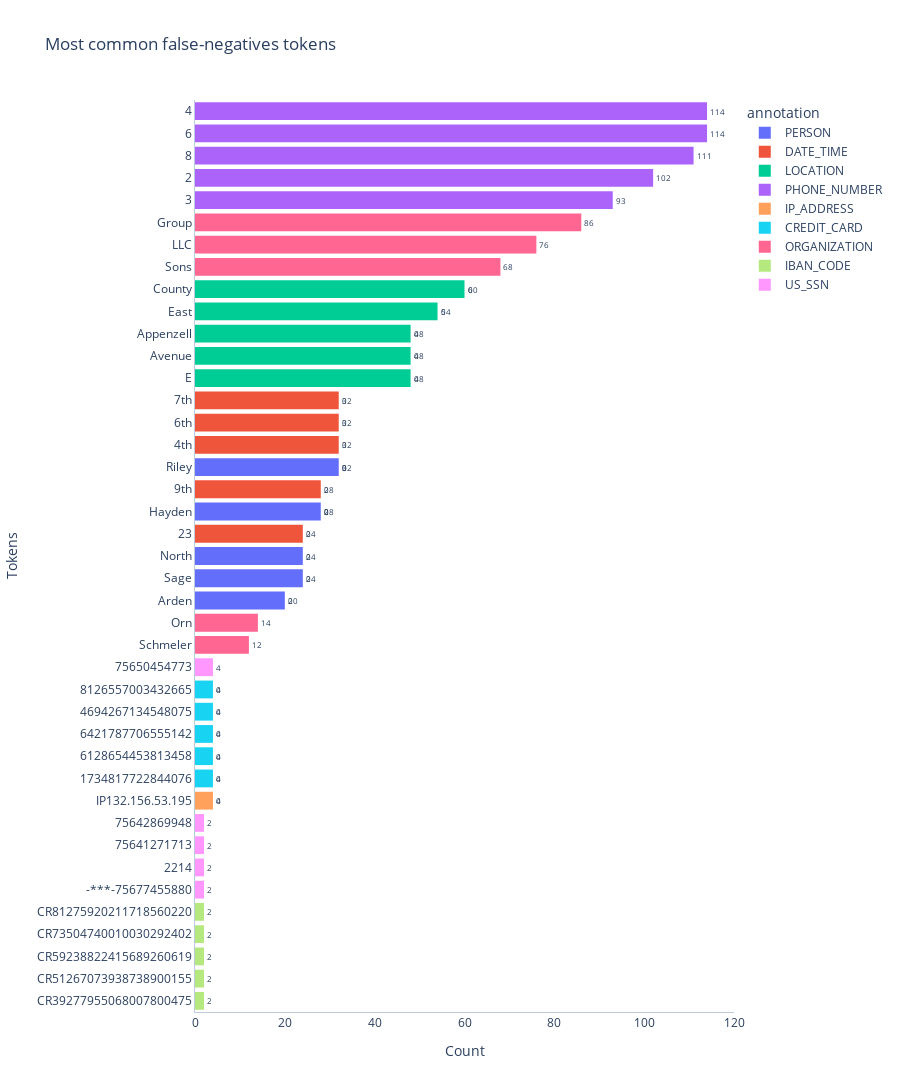
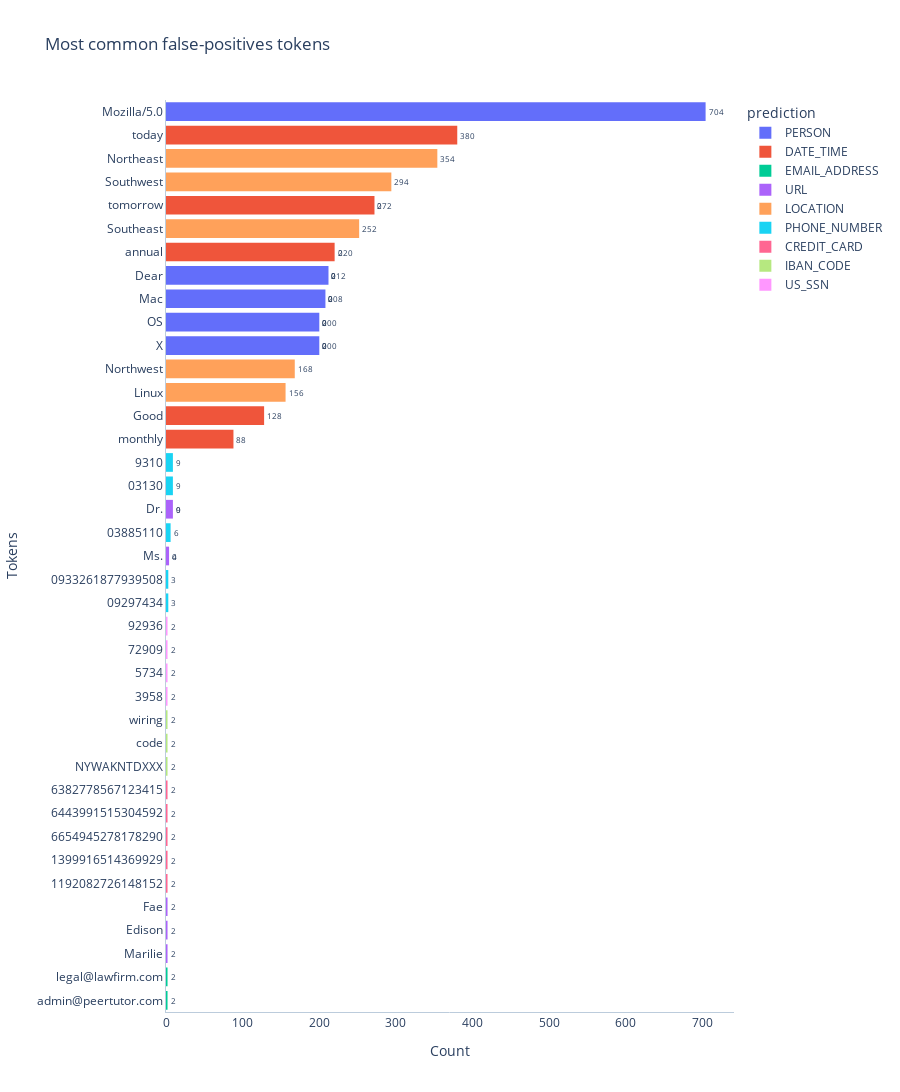

The notebook cell saved with these charts, in order:
### Code cell
plotter.plot_most_common_tokens()

### Figure 1 — Plotly figure (JSON) as saved in the notebook; plotly's stock layout.template omitted (floating-point values rounded to 4 significant figures)
{"data": [{"alignmentgroup": "True", "bingroup": "y", "cliponaxis": true, "histfunc": "sum", "hovertemplate": "annotation=PERSON<br>sum of 0=%{x}<br>token=%{y}<extra></extra>", "legendgroup": "PERSON", "marker": {"color": "#636efa", "pattern": {"shape": ""}}, "name": "PERSON", "offsetgroup": "PERSON", "orientation": "h", "showlegend": true, "textangle": 0, "textfont": {"size": 8}, "textposition": "outside", "texttemplate": "%{value}", "type": "histogram", "x": [8, 7, 6, 6, 5, 8, 7, 6, 6, 5, 8, 7, 6, 6, 5, 8, 7, 6, 6, 5], "xaxis": "x", "y": ["Riley", "Hayden", "Sage", "North", "Arden", "Riley", "Hayden", "Sage", "North", "Arden", "Riley", "Hayden", "Sage", "North", "Arden", "Riley", "Hayden", "Sage", "North", "Arden"], "yaxis": "y"}, {"alignmentgroup": "True", "bingroup": "y", "cliponaxis": true, "histfunc": "sum", "hovertemplate": "annotation=DATE_TIME<br>sum of 0=%{x}<br>token=%{y}<extra></extra>", "legendgroup": "DATE_TIME", "marker": {"color": "#EF553B", "pattern": {"shape": ""}}, "name": "DATE_TIME", "offsetgroup": "DATE_TIME", "orientation": "h", "showlegend": true, "textangle": 0, "textfont": {"size": 8}, "textposition": "outside", "texttemplate": "%{value}", "type": "histogram", "x": [8, 8, 8, 7, 6, 8, 8, 8, 7, 6, 8, 8, 8, 7, 6, 8, 8, 8, 7, 6], "xaxis": "x", "y": ["4th", "6th", "7th", "9th", "23", "4th", "6th", "7th", "9th", "23", "4th", "6th", "7th", "9th", "23", "4th", "6th", "7th", "9th", "23"], "yaxis": "y"}, {"alignmentgroup": "True", "bingroup": "y", "cliponaxis": true, "histfunc": "sum", "hovertemplate": "annotation=LOCATION<br>sum of 0=%{x}<br>token=%{y}<extra></extra>", "legendgroup": "LOCATION", "marker": {"color": "#00cc96", "pattern": {"shape": ""}}, "name": "LOCATION", "offsetgroup": "LOCATION", "orientation": "h", "showlegend": true, "textangle": 0, "textfont": {"size": 8}, "textposition": "outside", "texttemplate": "%{value}", "type": "histogram", "x": [10, 9, 8, 8, 8, 10, 9, 8, 8, 8, 10, 9, 8, 8, 8, 10, 9, 8, 8, 8, 10, 9, 8, 8, 8, 10, 9, 8, 8, 8], "xaxis": "x", "y": ["County", "East", "E", "Avenue", "Appenzell", "County", "East", "E", "Avenue", "Appenzell", "County", "East", "E", "Avenue", "Appenzell", "County", "East", "E", "Avenue", "Appenzell", "County", "East", "E", "Avenue", "Appenzell", "County", "East", "E", "Avenue", "Appenzell"], "yaxis": "y"}, {"alignmentgroup": "True", "bingroup": "y", "cliponaxis": true, "histfunc": "sum", "hovertemplate": "annotation=PHONE_NUMBER<br>sum of 0=%{x}<br>token=%{y}<extra></extra>", "legendgroup": "PHONE_NUMBER", "marker": {"color": "#ab63fa", "pattern": {"shape": ""}}, "name": "PHONE_NUMBER", "offsetgroup": "PHONE_NUMBER", "orientation": "h", "showlegend": true, "textangle": 0, "textfont": {"size": 8}, "textposition": "outside", "texttemplate": "%{value}", "type": "histogram", "x": [38, 38, 37, 34, 31, 38, 38, 37, 34, 31, 38, 38, 37, 34, 31], "xaxis": "x", "y": ["6", "4", "8", "2", "3", "6", "4", "8", "2", "3", "6", "4", "8", "2", "3"], "yaxis": "y"}, {"alignmentgroup": "True", "bingroup": "y", "cliponaxis": true, "histfunc": "sum", "hovertemplate": "annotation=IP_ADDRESS<br>sum of 0=%{x}<br>token=%{y}<extra></extra>", "legendgroup": "IP_ADDRESS", "marker": {"color": "#FFA15A", "pattern": {"shape": ""}}, "name": "IP_ADDRESS", "offsetgroup": "IP_ADDRESS", "orientation": "h", "showlegend": true, "textangle": 0, "textfont": {"size": 8}, "textposition": "outside", "texttemplate": "%{value}", "type": "histogram", "x": [1, 1, 1, 1], "xaxis": "x", "y": ["IP132.156.53.195", "IP132.156.53.195", "IP132.156.53.195", "IP132.156.53.195"], "yaxis": "y"}, {"alignmentgroup": "True", "bingroup": "y", "cliponaxis": true, "histfunc": "sum", "hovertemplate": "annotation=CREDIT_CARD<br>sum of 0=%{x}<br>token=%{y}<extra></extra>", "legendgroup": "CREDIT_CARD", "marker": {"color": "#19d3f3", "pattern": {"shape": ""}}, "name": "CREDIT_CARD", "offsetgroup": "CREDIT_CARD", "orientation": "h", "showlegend": true, "textangle": 0, "textfont": {"size": 8}, "textposition": "outside", "texttemplate": "%{value}", "type": "histogram", "x": [2, 2, 2, 2, 2, 2, 2, 2, 2, 2], "xaxis": "x", "y": ["1734817722844076", "6128654453813458", "6421787706555142", "4694267134548075", "8126557003432665", "1734817722844076", "6128654453813458", "6421787706555142", "4694267134548075", "8126557003432665"], "yaxis": "y"}, {"alignmentgroup": "True", "bingroup": "y", "cliponaxis": true, "histfunc": "sum", "hovertemplate": "annotation=ORGANIZATION<br>sum of 0=%{x}<br>token=%{y}<extra></extra>", "legendgroup": "ORGANIZATION", "marker": {"color": "#FF6692", "pattern": {"shape": ""}}, "name": "ORGANIZATION", "offsetgroup": "ORGANIZATION", "orientation": "h", "showlegend": true, "textangle": 0, "textfont": {"size": 8}, "textposition": "outside", "texttemplate": "%{value}", "type": "histogram", "x": [43, 38, 34, 7, 6, 43, 38, 34, 7, 6], "xaxis": "x", "y": ["Group", "LLC", "Sons", "Orn", "Schmeler", "Group", "LLC", "Sons", "Orn", "Schmeler"], "yaxis": "y"}, {"alignmentgroup": "True", "bingroup": "y", "cliponaxis": true, "histfunc": "sum", "hovertemplate": "annotation=IBAN_CODE<br>sum of 0=%{x}<br>token=%{y}<extra></extra>", "legendgroup": "IBAN_CODE", "marker": {"color": "#B6E880", "pattern": {"shape": ""}}, "name": "IBAN_CODE", "offsetgroup": "IBAN_CODE", "orientation": "h", "showlegend": true, "textangle": 0, "textfont": {"size": 8}, "textposition": "outside", "texttemplate": "%{value}", "type": "histogram", "x": [1, 1, 1, 1, 1, 1, 1, 1, 1, 1], "xaxis": "x", "y": ["CR39277955068007800475", "CR51267073938738900155", "CR59238822415689260619", "CR73504740010030292402", "CR81275920211718560220", "CR39277955068007800475", "CR51267073938738900155", "CR59238822415689260619", "CR73504740010030292402", "CR81275920211718560220"], "yaxis": "y"}, {"alignmentgroup": "True", "bingroup": "y", "cliponaxis": true, "histfunc": "sum", "hovertemplate": "annotation=US_SSN<br>sum of 0=%{x}<br>token=%{y}<extra></extra>", "legendgroup": "US_SSN", "marker": {"color": "#FF97FF", "pattern": {"shape": ""}}, "name": "US_SSN", "offsetgroup": "US_SSN", "orientation": "h", "showlegend": true, "textangle": 0, "textfont": {"size": 8}, "textposition": "outside", "texttemplate": "%{value}", "type": "histogram", "x": [2, 1, 1, 1, 1, 2, 1, 1, 1, 1], "xaxis": "x", "y": ["75650454773", "-***-75677455880", "2214", "75641271713", "75642869948", "75650454773", "-***-75677455880", "2214", "75641271713", "75642869948"], "yaxis": "y"}], "layout": {"barmode": "relative", "height": 1290, "legend": {"title": {"text": "annotation"}, "tracegroupgap": 0}, "plot_bgcolor": "#FFF", "title": {"text": "Most common false-negatives tokens"}, "xaxis": {"anchor": "y", "domain": [0, 1], "linecolor": "#BCCCDC", "showgrid": false, "title": {"text": "Count"}}, "yaxis": {"anchor": "x", "categoryorder": "total ascending", "domain": [0, 1], "linecolor": "#BCCCDC", "showgrid": false, "title": {"text": "Tokens"}}}}

### Figure 2 — Plotly figure (JSON) as saved in the notebook; plotly's stock layout.template omitted (floating-point values rounded to 4 significant figures)
{"data": [{"alignmentgroup": "True", "bingroup": "y", "cliponaxis": true, "histfunc": "sum", "hovertemplate": "prediction=PERSON<br>sum of 0=%{x}<br>token=%{y}<extra></extra>", "legendgroup": "PERSON", "marker": {"color": "#636efa", "pattern": {"shape": ""}}, "name": "PERSON", "offsetgroup": "PERSON", "orientation": "h", "showlegend": true, "textangle": 0, "textfont": {"size": 8}, "textposition": "outside", "texttemplate": "%{value}", "type": "histogram", "x": [176, 53, 52, 50, 50, 176, 53, 52, 50, 50, 176, 53, 52, 50, 50, 176, 53, 52, 50, 50], "xaxis": "x", "y": ["Mozilla/5.0", "Dear", "Mac", "X", "OS", "Mozilla/5.0", "Dear", "Mac", "X", "OS", "Mozilla/5.0", "Dear", "Mac", "X", "OS", "Mozilla/5.0", "Dear", "Mac", "X", "OS"], "yaxis": "y"}, {"alignmentgroup": "True", "bingroup": "y", "cliponaxis": true, "histfunc": "sum", "hovertemplate": "prediction=DATE_TIME<br>sum of 0=%{x}<br>token=%{y}<extra></extra>", "legendgroup": "DATE_TIME", "marker": {"color": "#EF553B", "pattern": {"shape": ""}}, "name": "DATE_TIME", "offsetgroup": "DATE_TIME", "orientation": "h", "showlegend": true, "textangle": 0, "textfont": {"size": 8}, "textposition": "outside", "texttemplate": "%{value}", "type": "histogram", "x": [95, 68, 55, 32, 22, 95, 68, 55, 32, 22, 95, 68, 55, 32, 22, 95, 68, 55, 32, 22], "xaxis": "x", "y": ["today", "tomorrow", "annual", "Good", "monthly", "today", "tomorrow", "annual", "Good", "monthly", "today", "tomorrow", "annual", "Good", "monthly", "today", "tomorrow", "annual", "Good", "monthly"], "yaxis": "y"}, {"alignmentgroup": "True", "bingroup": "y", "cliponaxis": true, "histfunc": "sum", "hovertemplate": "prediction=EMAIL_ADDRESS<br>sum of 0=%{x}<br>token=%{y}<extra></extra>", "legendgroup": "EMAIL_ADDRESS", "marker": {"color": "#00cc96", "pattern": {"shape": ""}}, "name": "EMAIL_ADDRESS", "offsetgroup": "EMAIL_ADDRESS", "orientation": "h", "showlegend": true, "textangle": 0, "textfont": {"size": 8}, "textposition": "outside", "texttemplate": "%{value}", "type": "histogram", "x": [1, 1, 1, 1], "xaxis": "x", "y": ["admin@peertutor.com", "legal@lawfirm.com", "admin@peertutor.com", "legal@lawfirm.com"], "yaxis": "y"}, {"alignmentgroup": "True", "bingroup": "y", "cliponaxis": true, "histfunc": "sum", "hovertemplate": "prediction=URL<br>sum of 0=%{x}<br>token=%{y}<extra></extra>", "legendgroup": "URL", "marker": {"color": "#ab63fa", "pattern": {"shape": ""}}, "name": "URL", "offsetgroup": "URL", "orientation": "h", "showlegend": true, "textangle": 0, "textfont": {"size": 8}, "textposition": "outside", "texttemplate": "%{value}", "type": "histogram", "x": [9, 4, 2, 2, 2], "xaxis": "x", "y": ["Dr.", "Ms.", "Marilie", "Edison", "Fae"], "yaxis": "y"}, {"alignmentgroup": "True", "bingroup": "y", "cliponaxis": true, "histfunc": "sum", "hovertemplate": "prediction=LOCATION<br>sum of 0=%{x}<br>token=%{y}<extra></extra>", "legendgroup": "LOCATION", "marker": {"color": "#FFA15A", "pattern": {"shape": ""}}, "name": "LOCATION", "offsetgroup": "LOCATION", "orientation": "h", "showlegend": true, "textangle": 0, "textfont": {"size": 8}, "textposition": "outside", "texttemplate": "%{value}", "type": "histogram", "x": [59, 49, 42, 28, 26, 59, 49, 42, 28, 26, 59, 49, 42, 28, 26, 59, 49, 42, 28, 26, 59, 49, 42, 28, 26, 59, 49, 42, 28, 26], "xaxis": "x", "y": ["Northeast", "Southwest", "Southeast", "Northwest", "Linux", "Northeast", "Southwest", "Southeast", "Northwest", "Linux", "Northeast", "Southwest", "Southeast", "Northwest", "Linux", "Northeast", "Southwest", "Southeast", "Northwest", "Linux", "Northeast", "Southwest", "Southeast", "Northwest", "Linux", "Northeast", "Southwest", "Southeast", "Northwest", "Linux"], "yaxis": "y"}, {"alignmentgroup": "True", "bingroup": "y", "cliponaxis": true, "histfunc": "sum", "hovertemplate": "prediction=PHONE_NUMBER<br>sum of 0=%{x}<br>token=%{y}<extra></extra>", "legendgroup": "PHONE_NUMBER", "marker": {"color": "#19d3f3", "pattern": {"shape": ""}}, "name": "PHONE_NUMBER", "offsetgroup": "PHONE_NUMBER", "orientation": "h", "showlegend": true, "textangle": 0, "textfont": {"size": 8}, "textposition": "outside", "texttemplate": "%{value}", "type": "histogram", "x": [3, 3, 2, 1, 1, 3, 3, 2, 1, 1, 3, 3, 2, 1, 1], "xaxis": "x", "y": ["03130", "9310", "03885110", "09297434", "0933261877939508", "03130", "9310", "03885110", "09297434", "0933261877939508", "03130", "9310", "03885110", "09297434", "0933261877939508"], "yaxis": "y"}, {"alignmentgroup": "True", "bingroup": "y", "cliponaxis": true, "histfunc": "sum", "hovertemplate": "prediction=CREDIT_CARD<br>sum of 0=%{x}<br>token=%{y}<extra></extra>", "legendgroup": "CREDIT_CARD", "marker": {"color": "#FF6692", "pattern": {"shape": ""}}, "name": "CREDIT_CARD", "offsetgroup": "CREDIT_CARD", "orientation": "h", "showlegend": true, "textangle": 0, "textfont": {"size": 8}, "textposition": "outside", "texttemplate": "%{value}", "type": "histogram", "x": [1, 1, 1, 1, 1, 1, 1, 1, 1, 1], "xaxis": "x", "y": [1192082726148152, 1399916514369929, 6654945278178290, 6443991515304592, 6382778567123415, 1192082726148152, 1399916514369929, 6654945278178290, 6443991515304592, 6382778567123415], "yaxis": "y"}, {"alignmentgroup": "True", "bingroup": "y", "cliponaxis": true, "histfunc": "sum", "hovertemplate": "prediction=IBAN_CODE<br>sum of 0=%{x}<br>token=%{y}<extra></extra>", "legendgroup": "IBAN_CODE", "marker": {"color": "#B6E880", "pattern": {"shape": ""}}, "name": "IBAN_CODE", "offsetgroup": "IBAN_CODE", "orientation": "h", "showlegend": true, "textangle": 0, "textfont": {"size": 8}, "textposition": "outside", "texttemplate": "%{value}", "type": "histogram", "x": [1, 1, 1, 1, 1, 1], "xaxis": "x", "y": ["NYWAKNTDXXX", "code", "wiring", "NYWAKNTDXXX", "code", "wiring"], "yaxis": "y"}, {"alignmentgroup": "True", "bingroup": "y", "cliponaxis": true, "histfunc": "sum", "hovertemplate": "prediction=US_SSN<br>sum of 0=%{x}<br>token=%{y}<extra></extra>", "legendgroup": "US_SSN", "marker": {"color": "#FF97FF", "pattern": {"shape": ""}}, "name": "US_SSN", "offsetgroup": "US_SSN", "orientation": "h", "showlegend": true, "textangle": 0, "textfont": {"size": 8}, "textposition": "outside", "texttemplate": "%{value}", "type": "histogram", "x": [1, 1, 1, 1, 1, 1, 1, 1], "xaxis": "x", "y": [3958, 5734, 72909, 92936, 3958, 5734, 72909, 92936], "yaxis": "y"}], "layout": {"barmode": "relative", "height": 1180, "legend": {"title": {"text": "prediction"}, "tracegroupgap": 0}, "plot_bgcolor": "#FFF", "title": {"text": "Most common false-positives tokens"}, "xaxis": {"anchor": "y", "domain": [0, 1], "linecolor": "#BCCCDC", "showgrid": false, "title": {"text": "Count"}}, "yaxis": {"anchor": "x", "categoryorder": "total ascending", "domain": [0, 1], "linecolor": "#BCCCDC", "showgrid": false, "title": {"text": "Tokens"}}}}
